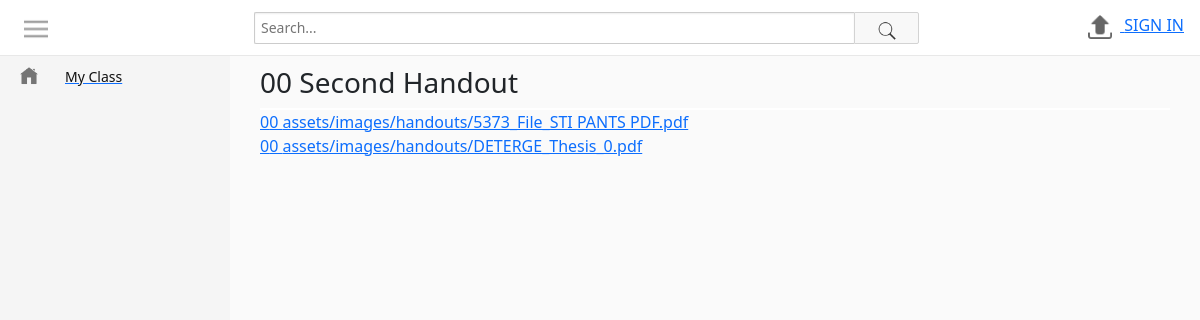
/student_assignment_view.php?handout=7, run on the app's committed database.
### tables this page shows
CREATE TABLE `subject_period_assignment_handout` (
  `subject_period_assignment_handout_id` int(11) NOT NULL,
  `subject_period_id` int(11) NOT NULL,
  `teacher_course_id` int(11) NOT NULL,
  `subject_id` int(11) NOT NULL,
  `handout_name` varchar(150) NOT NULL,
  `date_creation` datetime NOT NULL DEFAULT current_timestamp()
);

CREATE TABLE `subject_period_assignment_handout_file` (
  `subject_period_assignment_handout_file_id` int(11) NOT NULL,
  `subject_period_assignment_handout_id` int(11) NOT NULL,
  `date_creation` datetime NOT NULL DEFAULT current_timestamp(),
  `handout_file_location` varchar(300) NOT NULL
);

### includes/classes/Student.php (called while the page is built, shortened)
<?php
    class Student{
    public function __construct($con, $userLoggedIn)
    {
        $this->con = $con;
        $query = $this->con->prepare("SELECT * FROM student
            WHERE username=:username");
            $query->bindValue(":username", $userLoggedIn);
            $query->execute();
        $this->sqlData = $query->fetch(PDO::FETCH_ASSOC);
        if($this->sqlData == null){
            $student_id = $userLoggedIn;
            $query = $this->con->prepare("SELECT * FROM student
            WHERE student_id=:student_id");
            $query->bindValue(":student_id", $student_id);
            $query->execute();
        }
    }
}
?>

### includes/classes/SubjectPeriodAssignmentHandout.php (the view, shortened to what this page needs)
<?php
    class SubjectPeriodAssignmentHandout{
    private $con, $userLoggedInObj, $sqlData;
    public function __construct($con, $input, $userLoggedInObj)
    {
        $this->con = $con;
        $this->sqlData = $input;
        if(!is_array($input)){
            $query = $this->con->prepare("SELECT * FROM subject_period_assignment_handout
                WHERE subject_period_assignment_handout_id = :subject_period_assignment_handout_id");
            $query->bindParam(":subject_period_assignment_handout_id", $input);
            $query->execute();
            $this->sqlData = $query->fetch(PDO::FETCH_ASSOC);
        }
    }
    public function GetHandoutName(){
        return isset($this->sqlData['handout_name']) ? $this->sqlData["handout_name"] : "";
    }
    public function GetHandoutId(){
        return isset($this->sqlData['subject_period_assignment_handout_id']) ? $this->sqlData["subject_period_assignment_handout_id"] : "";
    }
    public function create(){
        $handOutName = $this->GetHandoutName();
        $subject_period_assignment_handout_id = $this->GetHandoutId();
        $query = $this->con->prepare("SELECT handout_file_location FROM subject_period_assignment_handout_file
            WHERE subject_period_assignment_handout_id=:subject_period_assignment_handout_id");
        $query->bindValue(":subject_period_assignment_handout_id", $subject_period_assignment_handout_id);
        $query->execute();
        $handouts = "";
        $subjectPeriodTypeName = 0;
        if($query->rowCount() > 0){
            while($row = $query->fetch(PDO::FETCH_ASSOC)){
                $handout_file_location = $row['handout_file_location'];
                $handouts .= "
                    <a href='$handout_file_location' target='__blank' rel='noopener noreferrer'>
                        0$subjectPeriodTypeName $handout_file_location
                    </a>
                    <br>
                ";
            }
        }
        $output = "
            <div class='handout_inner'>
                <h3>0$subjectPeriodTypeName $handOutName</h3>
                <div class='handout_content'>
                    <p>
                        $handouts
                    </p>
                </div>
            </div>
        ";
        return $output;
    }
}
?>

### assets/css/style.css (style rules this page uses)
html, body { height: 100%; padding: 0; margin: 0; }
.handout_section .handout_content { border-top: 2px solid #fff; }

### data on the page
subject_period_assignment_handout: handout_name "Second Handout"
subject_period_assignment_handout_file: handout_file_location "assets/images/handouts/5373_File_STI PANTS PDF.pdf"
subject_period_assignment_handout_file: handout_file_location "assets/images/handouts/DETERGE_Thesis_0.pdf"

### other printed values
$text "My Class"
$subjectPeriodTypeName "0"
